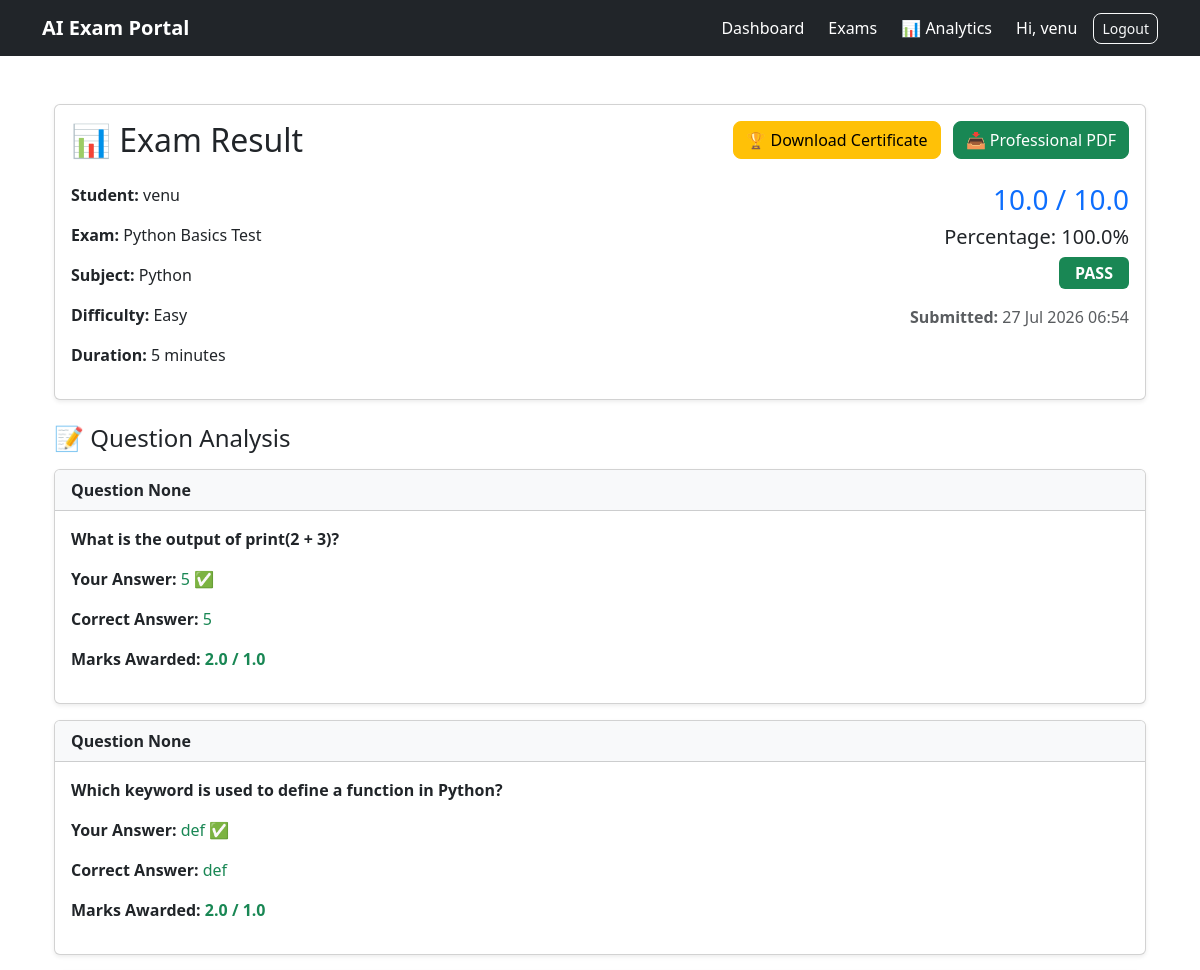
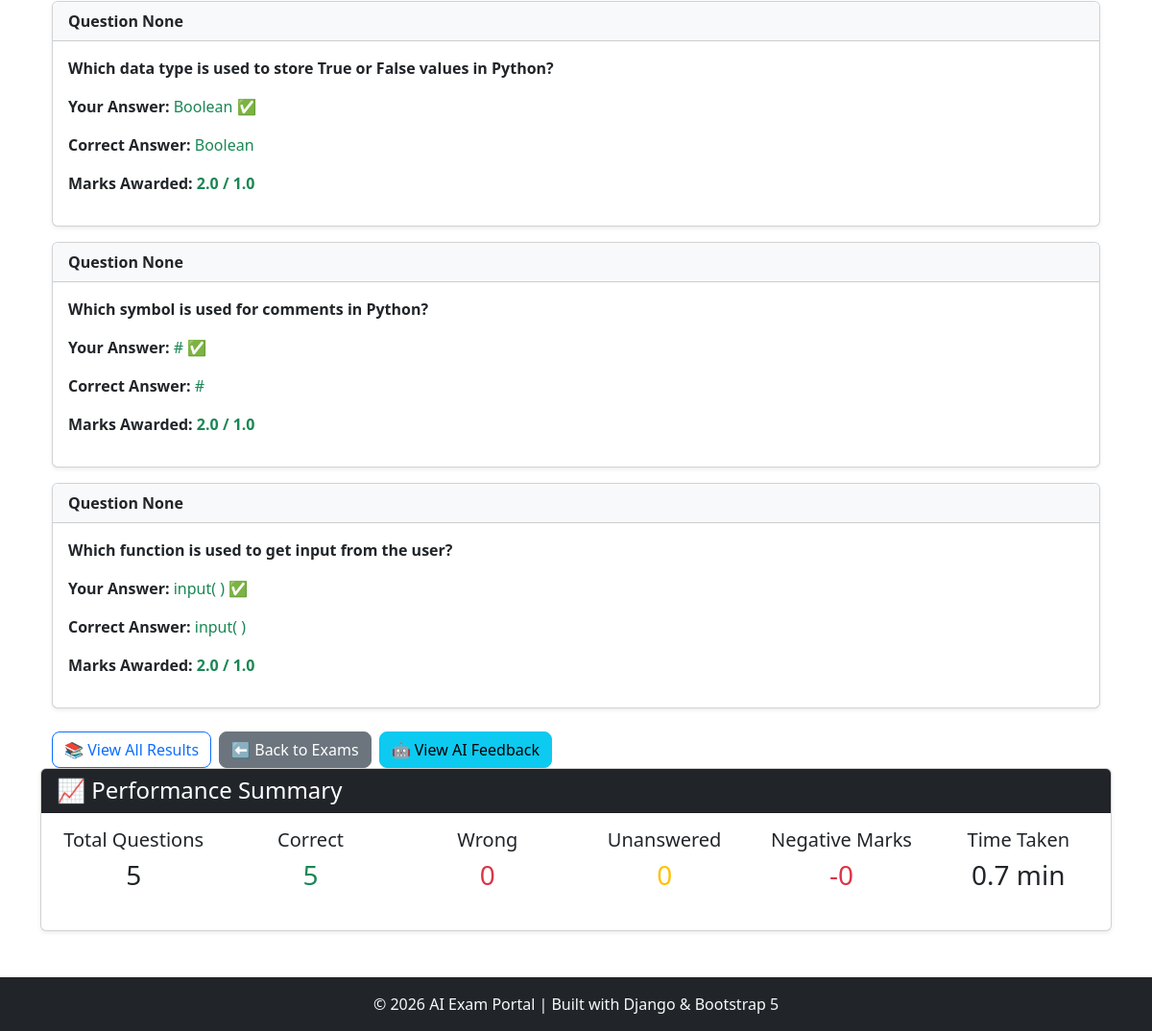
Before: /exams/results/9/ (signed in) with the older database file (2 pictures, top to bottom).
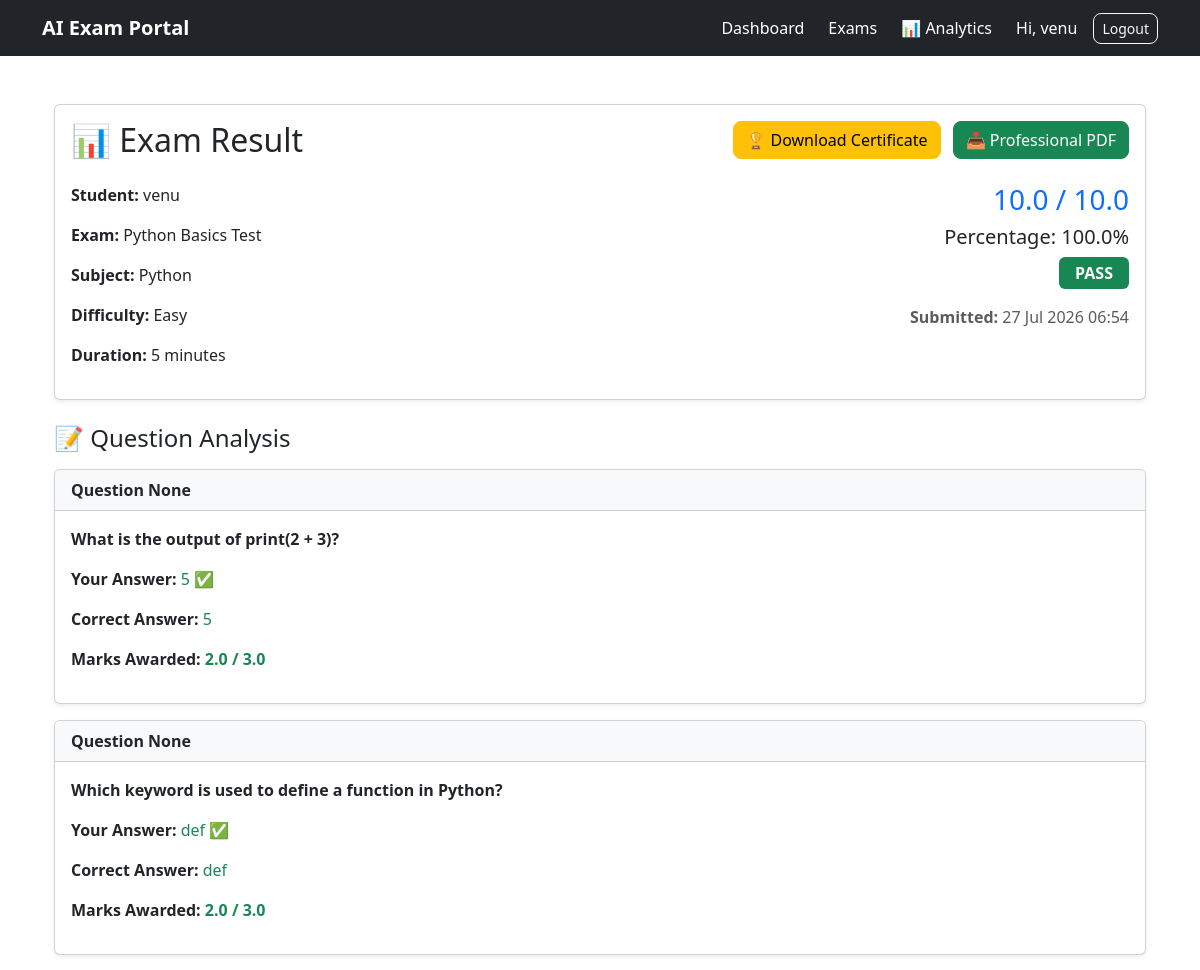
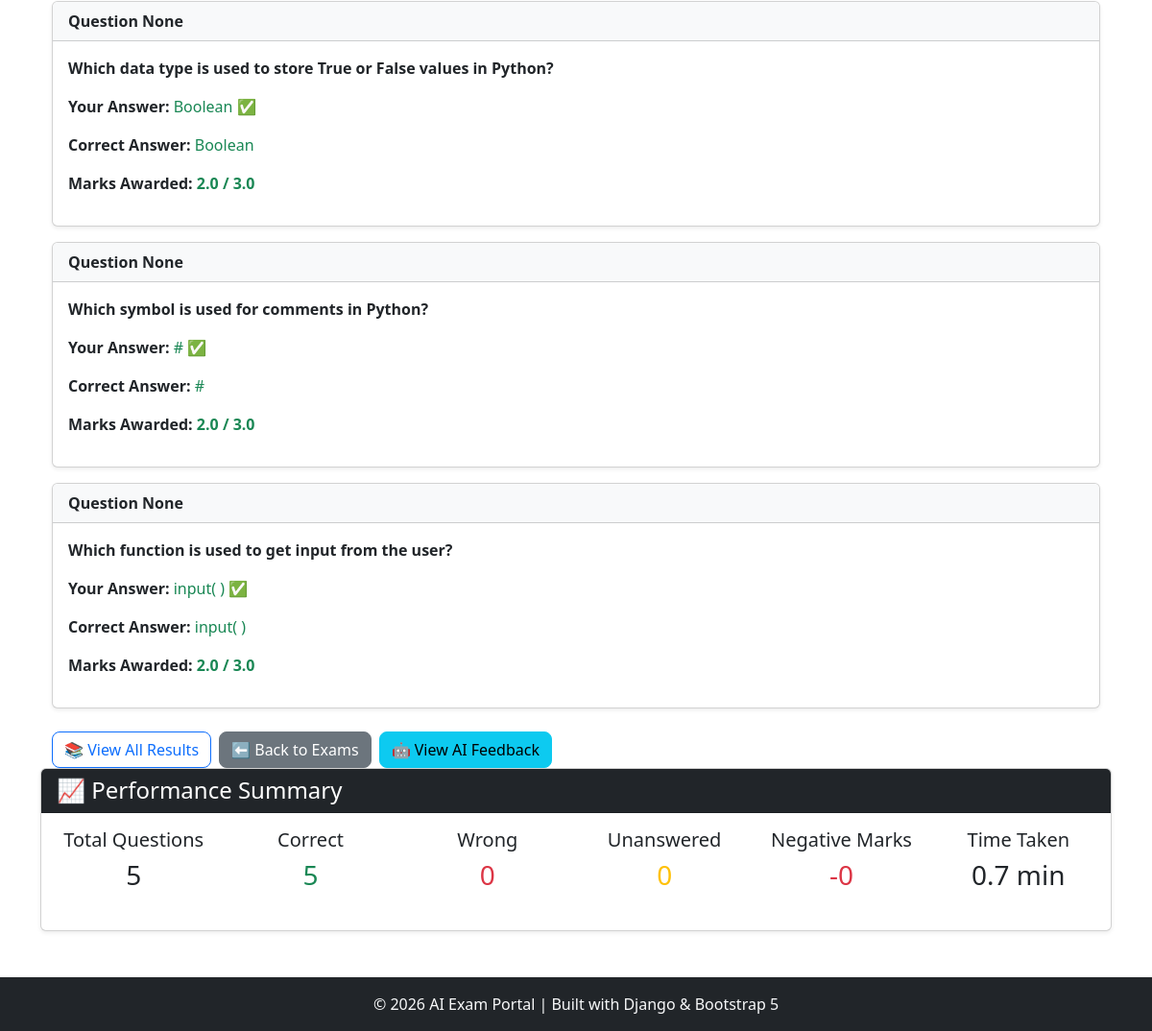
After: the same page with the newer database file (2 pictures, top to bottom).
### exams/models.py (models this page shows, shortened)
class ExamAttempt(models.Model):
    student = models.ForeignKey(
        User,
        on_delete=models.CASCADE,
        related_name="exam_attempts"
    )
    exam = models.ForeignKey(
        Exam,
        on_delete=models.CASCADE,
        related_name="attempts"
    )
    started_at = models.DateTimeField(
        auto_now_add=True
    )
    submitted_at = models.DateTimeField(
        null=True,
        blank=True
    )
    score = models.FloatField(
        default=0
    )
    total_marks = models.FloatField(default=0)
    is_submitted = models.BooleanField(
        default=False
    )
    class Meta:
        ordering = ['-started_at']
        constraints = [
            models.UniqueConstraint(
                fields=[
                    'student',
                    'exam'
                ],
                condition=Q(
                    is_submitted=True
                ),
                name="unique_submitted_attempt"
            )
        ]
    @property
    def percentage(self):
        if self.total_marks == 0:
            return 0
        return round(
            (self.score / self.total_marks) * 100,
            2
        )
    @property
    def is_passed(self):
        return self.percentage >= 40

class Exam(models.Model):
    DIFFICULTY_CHOICES = [
        ('Easy', 'Easy'),
        ('Medium', 'Medium'),
        ('Hard', 'Hard'),
    ]
    title = models.CharField(max_length=200)
    subject = models.CharField(max_length=100)
    description = models.TextField(blank=True)
    duration_minutes = models.PositiveIntegerField(default=30)
    negative_marking = models.BooleanField(
        default=False,
        help_text="Enable negative marking for incorrect answers."
    )
    negative_marks = models.FloatField(
        default=0.25,
        help_text="Marks deducted for each incorrect answer."
    )
    marks_per_question = models.FloatField(
        default=1,
        help_text="Marks awarded for each correct answer."
    )
    difficulty = models.CharField(
        max_length=10,
        choices=DIFFICULTY_CHOICES
    )
    created_by = models.ForeignKey(
        User,
        on_delete=models.CASCADE
    )
    created_at = models.DateTimeField(
        auto_now_add=True
    )
    class Meta:
        ordering = ['-created_at']
    @property
    def question_count(self):
        return self.questions.count()

### exams/views.py (the view)
class ResultDetailView(LoginRequiredMixin,View):
    template_name="exams/result_detail.html"
    def get(self, request, pk):
        attempt = get_object_or_404(
            ExamAttempt,
            id=pk,
            student=request.user
        )
        answers = attempt.answers.select_related(
            "question",
            "selected_option"
        )
        correct = 0
        wrong = 0
        unanswered = 0
        negative_marks = 0
        for answer in answers:
            if answer.selected_option is None:
                unanswered += 1
            elif answer.selected_option.is_correct:
                correct += 1
            else:
                wrong += 1
                if answer.marks_awarded < 0:
                    negative_marks += abs(answer.marks_awarded)
        total_questions = attempt.exam.questions.count()
        unanswered = total_questions - (correct + wrong)
        if attempt.submitted_at:
            time_taken = round((
                attempt.submitted_at - attempt.started_at
            ).total_seconds() / 60,2)
        else:
            time_taken = 0
        analysis = analyze_performance(attempt)
        return render(
            request,
            self.template_name,
            {
                "attempt": attempt,
                "answers": answers,
                "analysis": analysis,
                "correct": correct,
                "wrong": wrong,
                "unanswered": unanswered,
                "negative_marks": negative_marks,
                "time_taken": time_taken,
            },
        )

### templates/exams/result_detail.html (shortened to what the changed rows need)
{% extends 'base.html' %}
{% block content %}
<div class="container mt-4">
    <div class="card shadow-sm mb-4">
        <div class="card-body">
            <div class="d-flex justify-content-between align-items-center mb-3">
                <h2 class="card-title mb-0">📊 Exam Result</h2>
            </div>
            <div class="row mt-4">
                <div class="col-md-6">
                    <p><strong>Student:</strong> {{ attempt.student.username }}</p>
                    <p><strong>Exam:</strong> {{ attempt.exam.title }}</p>
                    <p><strong>Subject:</strong> {{ attempt.exam.subject }}</p>
                    <p><strong>Difficulty:</strong> {{ attempt.exam.difficulty }}</p>
                    <p><strong>Duration:</strong> {{ attempt.exam.duration_minutes }} minutes</p>
                </div>
                <div class="col-md-6 text-md-end">
                    <h3 class="text-primary">
                        {{ attempt.score }} / {{ attempt.total_marks }}
                    </h3>
                    <h5>
                        Percentage: {{ attempt.percentage }}%
                    </h5>
                    {% if attempt.is_passed %}
                        <span class="badge bg-success fs-6 px-3 py-2">PASS</span>
                    {% else %}
                        <span class="badge bg-danger fs-6 px-3 py-2">FAIL</span>
                    {% endif %}
                    <p class="mt-3 text-muted">
                        <strong>Submitted:</strong>
                        {{ attempt.submitted_at|date:"d M Y H:i" }}
                    </p>
                </div>
            </div>
        </div>
    </div>
    {% for answer in answers %}
        <div class="card mb-3 shadow-sm">
            <div class="card-header bg-light">
                <strong>Question {{ answer.question.question_number }}</strong>
            </div>
            <div class="card-body">
                <p class="fw-bold">
                    {{ answer.question.question_text }}
                </p>
                <p>
                    <strong>Your Answer:</strong>
                    {% if answer.selected_option %}
                        {% if answer.selected_option.is_correct %}
                            <span class="text-success">
                                {{ answer.selected_option.option_text }} ✅
                            </span>
                        {% else %}
                            <span class="text-danger">
                                {{ answer.selected_option.option_text }} ❌
                            </span>
                        {% endif %}
                    {% else %}
                        <span class="text-muted">Not answered</span>
                    {% endif %}
                </p>
                <p>
                    <strong>Correct Answer:</strong>
                    {% for option in answer.question.options.all %}
                        {% if option.is_correct %}
                            <span class="text-success">
                                {{ option.option_text }}
                            </span>
                        {% endif %}
                    {% endfor %}
                </p>
                <p>
                    <strong>Marks Awarded:</strong>
                    {% if answer.marks_awarded < 0 %}
                        <span class="text-danger fw-bold">
                            {{ answer.marks_awarded }} / {{ attempt.exam.marks_per_question }}
                        </span>
                    {% else %}
                        <span class="text-success fw-bold">
                            {{ answer.marks_awarded }} / {{ attempt.exam.marks_per_question }}
                        </span>
                    {% endif %}
                </p>
            </div>
        </div>
    {% empty %}
        <div class="alert alert-warning">
            No answers found for this attempt.
        </div>
    {% endfor %}
</div>
<div class="card shadow-sm mb-4">
    <div class="card-body">
        <div class="row text-center">
            <div class="col-md-2 mb-3">
                <h5>Total Questions</h5>
                <h3>{{ attempt.exam.question_count }}</h3>
            </div>
        </div>
    </div>
</div>
{% endblock %}

Changed rows visible on the page:
changed through a linked row, ExamAttempt "venu": exam.marks_per_question "1.0" → "3.0"
